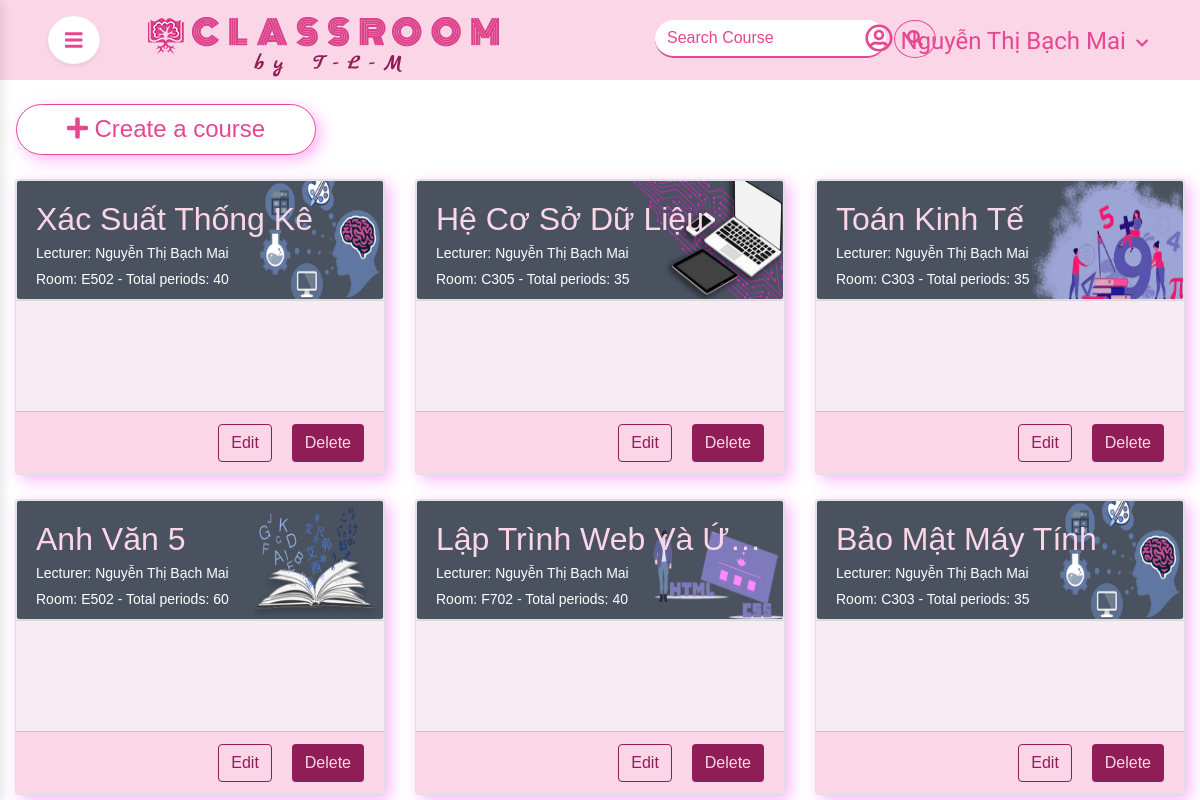
The page /source_code/index.php (signed in) on the database its author committed.
### tables this page shows
CREATE TABLE `table_class` (
  `class_id` int(11) NOT NULL,
  `class_name` varchar(100) NOT NULL,
  `class_img` varchar(200) NOT NULL,
  `subject` varchar(100) NOT NULL,
  `room` varchar(100) NOT NULL,
  `total_period` int(11) NOT NULL,
  `user_id` int(11) NOT NULL
);

### source_code/libraries/database.php (called while the page is built, shortened)
<?php
function db_query($query_string) {
    global $conn;
    $result = mysqli_query($conn, $query_string);
    return $result;
}
function db_fetch_array($query_string) {
    $result = array();
    $mysqli_result = db_query($query_string);
    while ($row = mysqli_fetch_assoc($mysqli_result)) {
        $result[] = $row;
    }
    return $result;
}

### source_code/modules/home/models/homeModel.php (called while the page is built, shortened)
<?php
function user_infor($field)
{
    $list_users = db_fetch_array("SELECT * FROM `table_users`");
    if (isset($_SESSION['is_login'])) {
        foreach ($list_users as $user) {
            if ($_SESSION['user_email'] == $user['email']) {
                if (array_key_exists($field, $user)) {
                    return $user[$field];
                }
            }
        }
    }
    return false;
}
function get_class_by_user_id()
{
    if (isset($_SESSION['is_login'])) {
        $user_id = user_infor('user_id');
        $list_class = db_fetch_array("SELECT * FROM `table_class` WHERE `user_id` = {$user_id}");
        return $list_class;
    }
}

### source_code/modules/home/controllers/indexController.php (called while the page is built, shortened)
<?php
function indexAction()
{
    $list_class = get_class_by_user_id();
    $data['list_class'] = $list_class;
    load_view('index', $data);
}

### source_code/core/router.php (called while the page is built, shortened)
<?php
$action_name = get_action() . 'Action';
call_function(array('construct', $action_name));

### source_code/core/appload.php (called while the page is built, shortened)
<?php
require CONFIGPATH . DIRECTORY_SEPARATOR . 'database.php';
require CONFIGPATH . DIRECTORY_SEPARATOR . 'config.php';
require CONFIGPATH . DIRECTORY_SEPARATOR . 'email.php';
require LIBPATH . DIRECTORY_SEPARATOR . 'database.php';
require COREPATH . DIRECTORY_SEPARATOR . 'base.php';
require COREPATH . DIRECTORY_SEPARATOR . 'router.php';

### source_code/index.php (called while the page is built, shortened)
<?php
require COREPATH.DIRECTORY_SEPARATOR.'appload.php';

### source_code/config/config.php (called while the page is built, shortened)
<?php
if (isset($_SESSION['user_role']) && $_SESSION['user_role'] == 'admin') {
    $config['base_url'] = "http://localhost/source_code/";
    $config['default_module'] = 'home';
    $config['default_controller'] = 'index';
    $config['default_action'] = 'admin';
}else{
    $config['base_url'] = "http://localhost/source_code/";
    $config['default_module'] = 'home';
    $config['default_controller'] = 'index';
    $config['default_action'] = 'index';
}

### source_code/config/email.php (called while the page is built)
<?php
$config['email']= Array(
    'protocol' => 'smtp',
    'smtp_host' => 'ssl://smtp.googlemail.com',
    'smtp_port' => 465,
    'smtp_user' => 'dev.tailetan@gmail.com',
    'smtp_pass' => 'ttgvxerxvhprjcwd',
    'smtp_timeout' => '7',
    'mailtype' => 'html',
    'charset' => 'UTF-8'
);

### source_code/helper/users.php (called while the page is built, shortened)
<?php
function is_login()
{
    if (isset($_SESSION['is_login'])) {
        return true;
    } else {
        return false;
    }
}

### source_code/modules/home/views/indexView.php (the view, shortened to what this page needs)
<?php
get_header();
?>
<div onclick="barDisappear()" class="container">
    <div class="row mt-3">
        <div class="col-md-12  ">
            <div class="row">
                <a href="?mod=home&action=add" class="text-center col-md-3 mx-3 mt-2" id="create-course">
                    <h4 class="my-0 ">
                        <i class="fas fa-plus"></i> Create a course
                    </h4>
                </a>
            </div>
        </div>
        <?php
        foreach ($list_class as $class) {
        ?>
            <div class="col-lg-4 col-md-6 col-12 mt-4 class-item">
                <div class="card-deck">
                    <div class="card">
                        <div class="card-header p-0">
                            <img class="card-img img-thumbnail p-0" src="<?php echo $class['class_img'] ?>" alt="">
                            <div class="card-img-overlay">
                                <a href="?mod=class&action=index&classid=<?php echo $class['class_id'] ?>"  rel="noopener noreferrer">
                                    <h2 class="card-title text-white m-0" id="class-name"><?php echo $class['subject'] ?></h2>
                                    <p class="card-text text-white">Lecturer: <?php echo user_infor('fullname'); ?></p>
                                </a>
                                <p class="card-text text-white"> Room: <?php echo $class['room'] ?> - Total periods: <?php echo $class['total_period'] ?></p>
                            </div>
                        </div>
                        <div class="card-body " id="card-course">
                            <div id="card-content"></div>
                        </div>
                        <div class="card-footer ">
                            <div class="action float-right">
                                <a href="?mod=home&action=edit&id=<?php echo $class['class_id'] ?>" class="btn btn-edit mr-3">Edit</a>
                                <a href="?mod=home&action=delete&id=<?php echo $class['class_id'] ?>" class="btn btn-delete ">Delete</a>
                            </div>
                        </div>
                    </div>
                </div>
            </div>
        <?php
        }
        ?>
    </div>
</div>
<?php
get_footer();
?>

### source_code/core/base.php (shortened to what this page needs)
<?php
function get_module() {
    global $config;
    $module = isset($_GET['mod']) ? $_GET['mod'] : $config['default_module'];
    return $module;
}
function call_function($list_function = array()) {
    if (is_array($list_function)) {
        foreach ($list_function as $f) {
            if (function_exists($f())) {
                $f();
            }
        }
    }
}
function load_view($name, $data_send = array()) {
    $data = $data_send;
    $path = MODULESPATH . DIRECTORY_SEPARATOR . get_module() . DIRECTORY_SEPARATOR . 'views' . DIRECTORY_SEPARATOR . $name . 'View.php';
    if (file_exists($path)) {
        require $path;
    } else {
        echo "Không tìm thấy {$path}";
    }
}
function get_header($name = '') {
    if (empty($name)) {
        $name = 'header';
    } else {
        $name = "header-{$name}";
    }
    $path = LAYOUTPATH . DIRECTORY_SEPARATOR . $name . '.php';
    if (file_exists($path)) {
        require $path;
    } else {
        echo "Không tìm thấy {$path}";
    }
}
function get_footer($name = '') {
    if (empty($name)) {
        $name = 'footer';
    } else {
        $name = "footer-{$name}";
    }
    $path = LAYOUTPATH . DIRECTORY_SEPARATOR . $name . '.php';
    if (file_exists($path)) {
        require $path;
    } else {
        echo "Không tìm thấy {$path}";
    }
}
?>

### source_code/layout/header.php (shortened to what this page needs)
<!DOCTYPE html>
<html lang="en">
<head>
    <link rel="stylesheet" href="https://maxcdn.bootstrapcdn.com/bootstrap/4.5.2/css/bootstrap.min.css">
    <link rel="stylesheet" href="public/css/style.css">
</head>
<body>
    <div class="page-content py-3 pl-5 pr-3 bg-pink position-relative" id="header">
        <div id="sidebarCollapse" onclick="barAppear()" type="button" class="btn btn-lg btn-light bg-white rounded-circle shadow-sm "><i class="text-pink fas fa-bars"></i> </i></div>
        <a class="d-inline text-pink ml-5 mt-2 mr-3 pt-1 position-absolute" href="<?php if($_SESSION['user_role']=='teacher'){echo '?';}else{echo '?mod=home&action=admin';} ?>" id="main-logo">
            <img src="public/images/logo-classroom.png" class="img-fluid" alt="Logo classroom">
        </a>
        <form class="form-inline position-absolute" id="search-course" method="GET">
            <input class="form-control border-pink rounded-pill mr-sm-2" name="search-value" type="search" placeholder="Search Course">
            <button class="btn btn-outline-search rounded-circle my-2 my-sm-0" name="btn-search" type="submit"><i class="fas fa-search"></i></button>
        </form>
        <a class="nav-link dropdown-toggle position-absolute" href="#" id="user-heading" data-toggle="dropdown" aria-haspopup="true" aria-expanded="false">
            <i class="far fa-user-circle fa-2x"></i>
            <h4 class="d-inline mx-1 text-capitalize"><?php if (is_login()) echo user_infor('fullname'); ?> </h4>
            <i class="fas fa-chevron-down "></i>
        </a>
    </div>

### source_code/layout/footer.php (shortened to what this page needs)
</body>
</html>

### source_code/public/css/style.css (style rules this page uses)
body { font-size: 14px; font-family: Arial; line-height: 26px; }
.text-pink { color: #E64692; }
.border-pink { border: 2px solid #E64692!important; border-top: 0!important; border-left: 0!important; border-right: 0!important; }
@media (min-width: 1200px) { .container, .container-lg, .container-md, .container-sm, .container-xl { max-width: 1300px; } }
.bg-pink { background-color: #FAD6E6; }
#main-logo { font-family: 'Audiowide', cursive; top: 5px; }
.btn-outline-search { color: #E64692; border-color: #E64692; }
#search-course { right: 22%; top: 20px; }
#search-course input { color: #E64692!important; }
#search-course input::placeholder { color: #E64692; opacity: 1; }
#user-heading { display: inline!important; right: 3%; color: #E64692!important; font-family: 'Big Shoulders Stencil Display', cursive; }
.dropdown-toggle:after { display: none }
.card { box-shadow: 5px 5px 15px rgba(255, 87, 241, 0.438); }
.card a>h2 { height: 50%; }
.card-img-overlay { position: absolute !important; top: 0 !important; right: 0 !important; bottom: 250px; left: 0 !important; padding: 1.25rem !important; border-radius: calc(.25rem - 1px) !important; }
.card-deck img { height: 120px; }
#class-name { height: 40px; white-space: nowrap; overflow: hidden; text-overflow: ellipsis }
#card-content, #card-course { height: 110px !important; background-color: #F7EBF4; padding: 0px!important; }
.card-footer { background-color: #FAD6E6!important; }
.btn-edit { color: #901D57; border-color: #901D57; }
.btn-delete { color: #FAD6E6; background-color: #901D57; }
.class-item { border-radius: 10rem !important; }
#class-name { color: #FAD6E6!important; }
#create-course { border: 1px solid #E64692; color: #E64692; padding: 10px 0px; border-radius: 30px; box-shadow: 5px 5px 15px rgba(255, 87, 241, 0.438); }

### rows shown on the page
table_class: class_img (picture), subject "Xác Suất Thống Kê", user_infor "Nguyễn Thị Bạch Mai", room "E502", total_period "40"
table_class: class_img (picture), subject "Hệ Cơ Sở Dữ Liệu", user_infor "Nguyễn Thị Bạch Mai", room "C305", total_period "35"
table_class: class_img (picture), subject "Toán Kinh Tế", user_infor "Nguyễn Thị Bạch Mai", room "C303", total_period "35"
table_class: class_img (picture), subject "Anh Văn 5", user_infor "Nguyễn Thị Bạch Mai", room "E502", total_period "60"
table_class: class_img (picture), subject "Lập Trình Web Và Ứ…", user_infor "Nguyễn Thị Bạch Mai", room "F702", total_period "40"
table_class: class_img (picture), subject "Bảo Mật Máy Tính", user_infor "Nguyễn Thị Bạch Mai", room "C303", total_period "35"

### other values the page prints
user_infor('fullname') "Nguyễn Thị Bạch Mai"
